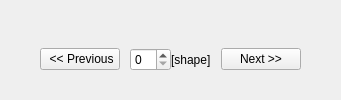
     <widget class="QWidget" name="_SignalWidget" native="true">
      <layout class="QVBoxLayout" name="verticalLayout_7">
       <property name="spacing">
        <number>0</number>
       </property>
       <property name="margin">
        <number>0</number>
       </property>
       <item>
        <layout class="QVBoxLayout" name="verticalLayout_5">
         <property name="rightMargin">
          <number>0</number>
         </property>
         <property name="bottomMargin">
          <number>0</number>
         </property>
         <item>
          <layout class="QVBoxLayout" name="_SignalLayout">
           <property name="rightMargin">
            <number>0</number>
           </property>
           <item>
            <spacer name="horizontalSpacer_4">
             <property name="orientation">
              <enum>Qt::Horizontal</enum>
             </property>
             <property name="sizeHint" stdset="0">
              <size>
               <width>40</width>
               <height>20</height>
              </size>
             </property>
            </spacer>
           </item>
          </layout>
         </item>
         <item>
          <layout class="QGridLayout" name="gridLayout_8">
           <item row="0" column="6">
            <widget class="QPushButton" name="_sig_next">
             <property name="text">
              <string>Next &gt;&gt;</string>
             </property>
            </widget>
           </item>
           <item row="0" column="4">
            <widget class="QLabel" name="_txt_shape">
             <property name="text">
              <string>[shape]</string>
             </property>
            </widget>
           </item>
           <item row="0" column="0">
            <spacer name="horizontalSpacer_11">
             <property name="orientation">
              <enum>Qt::Horizontal</enum>
             </property>
             <property name="sizeHint" stdset="0">
              <size>
               <width>40</width>
               <height>20</height>
              </size>
             </property>
            </spacer>
           </item>
           <item row="0" column="5">
            <spacer name="horizontalSpacer_14">
             <property name="orientation">
              <enum>Qt::Horizontal</enum>
             </property>
             <property name="sizeType">
              <enum>QSizePolicy::Fixed</enum>
             </property>
             <property name="sizeHint" stdset="0">
              <size>
               <width>10</width>
               <height>20</height>
              </size>
             </property>
            </spacer>
           </item>
           <item row="0" column="1">
            <widget class="QPushButton" name="_sig_prev">
             <property name="text">
              <string> &lt;&lt; Previous</string>
             </property>
            </widget>
           </item>
           <item row="0" column="2">
            <spacer name="horizontalSpacer_13">
             <property name="orientation">
              <enum>Qt::Horizontal</enum>
             </property>
             <property name="sizeType">
              <enum>QSizePolicy::Fixed</enum>
             </property>
             <property name="sizeHint" stdset="0">
              <size>
               <width>10</width>
               <height>20</height>
              </size>
             </property>
            </spacer>
           </item>
           <item row="0" column="7">
            <spacer name="horizontalSpacer_12">
             <property name="orientation">
              <enum>Qt::Horizontal</enum>
             </property>
             <property name="sizeHint" stdset="0">
              <size>
               <width>40</width>
               <height>20</height>
              </size>
             </property>
            </spacer>
           </item>
           <item row="0" column="3">
            <widget class="QSpinBox" name="_sig_index"/>
           </item>
          </layout>
         </item>
        </layout>
       </item>
      </layout>
     </widget>
